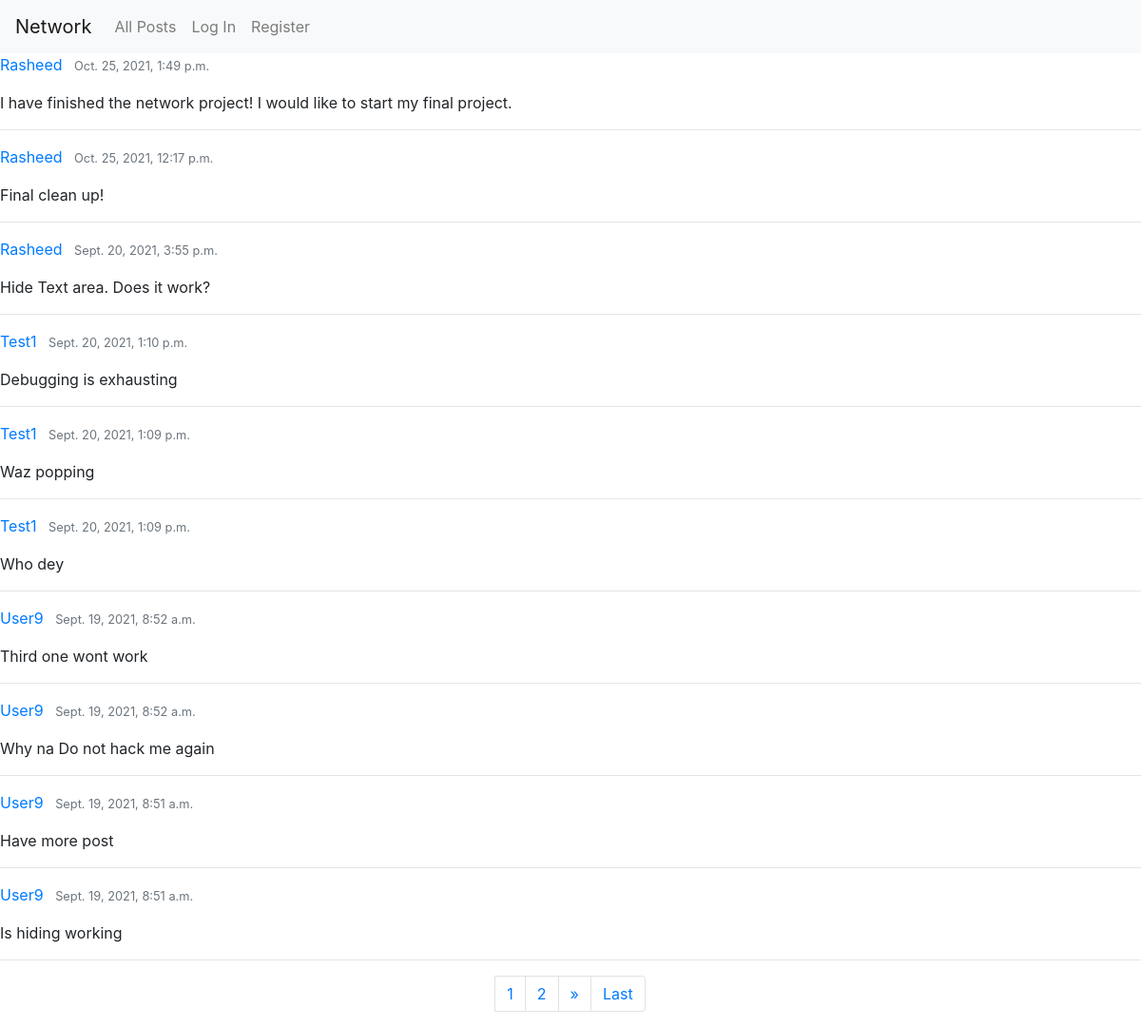
The page / on the database its author committed.
### network/models.py (models this page shows, shortened)
class Post(models.Model):
    post_content = models.TextField()
    has_liked = models.BooleanField(default=False)
    user_like = models.ManyToManyField(User, blank=True, related_name='liked')
    liked_on = models.DateTimeField(auto_now=True)
    date_posted = models.DateTimeField(default=timezone.now)
    user = models.ForeignKey(User, on_delete=models.CASCADE)

class User(AbstractUser):
    pass

### network/views.py (the view)
# urls.py: path("", views.index, name="index"),
@csrf_exempt
def index(request):
    posts = Post.objects.all().order_by('-date_posted')
    paginator = Paginator(posts, 10) # Show 10 posts per page.
    page_number = request.GET.get('page')
    page_obj = paginator.get_page(page_number)
    return render (request, 'network/index.html', {
        'posts': posts,
        'page_obj': page_obj
    })

### network/templates/network/index.html (shortened to what this page needs)
{% extends "network/layout.html" %}
{% load static %}
{% block body %}
    {% for post in page_obj.object_list %}
        <article class="media content-section">
        <div class="media-body" id="all_User_posts">
            <div class="article-metadata">
            <a class="mr-2" href="{% url 'profile' post.user %}">{{ post.user|capfirst }}</a>
            <small class="text-muted">{{ post.date_posted }}</small>
            </div>
            <p class="article-content">
                <div id="post_content{{ post.id }}">
                    {{ post.post_content }}
                </div>
            </p>
            <hr>
        </div>
        </article>
    {% endfor %}
        <nav aria-label="Page navigation example">
            <ul class="pagination justify-content-center"">
                {% for num in page_obj.paginator.page_range %}
                    {% if page_obj.number == num %}
                    <li class="page-item">
                        <a class="page-link" href="?page={{ num }}">{{ num }}</a>
                    </li>
                    {% elif num > page_obj.number|add:'-3' and num < page_obj.number|add:'3' %}
                    <li class="page-item">
                        <a class="page-link" href="?page={{ num }}">{{ num }}</a>
                    </li>
                    {% endif %}
                {% endfor %}
                {% if page_obj.has_next %}
                    <li class="page-item">
                        <a class="page-link" href="?page={{ page_obj.next_page_number }}" aria-label="Next">
                        <span aria-hidden="true">&raquo;</span>
                        </a>
                    </li>
                    <li class="page-item">
                        <a class="page-link" href="?page={{ page_obj.paginator.num_pages }}">Last</a>
                    </li>
                {% endif %}
            </ul>
        </nav>
{% endblock %}

### rows shown on the page
Post: user "Rasheed", date_posted "Oct. 25, 2021, 1:49 p.m.", post_content "I have finished the network project! I would like to start my final project."
Post: user "Rasheed", date_posted "Oct. 25, 2021, 12:17 p.m.", post_content "Final clean up!"
Post: user "Rasheed", date_posted "Sept. 20, 2021, 3:55 p.m.", post_content "Hide Text area. Does it work?"
Post: user "Test1", date_posted "Sept. 20, 2021, 1:10 p.m.", post_content "Debugging is exhausting"
Post: user "Test1", date_posted "Sept. 20, 2021, 1:09 p.m.", post_content "Waz popping"
Post: user "Test1", date_posted "Sept. 20, 2021, 1:09 p.m.", post_content "Who dey"
Post: user "User9", date_posted "Sept. 19, 2021, 8:52 a.m.", post_content "Third one wont work"
Post: user "User9", date_posted "Sept. 19, 2021, 8:52 a.m.", post_content "Why na Do not hack me again"
Post: user "User9", date_posted "Sept. 19, 2021, 8:51 a.m.", post_content "Have more post"
Post: user "User9", date_posted "Sept. 19, 2021, 8:51 a.m.", post_content "Is hiding working"

### other values the page prints
{{ num }} "1"
{{ num }} "2"
